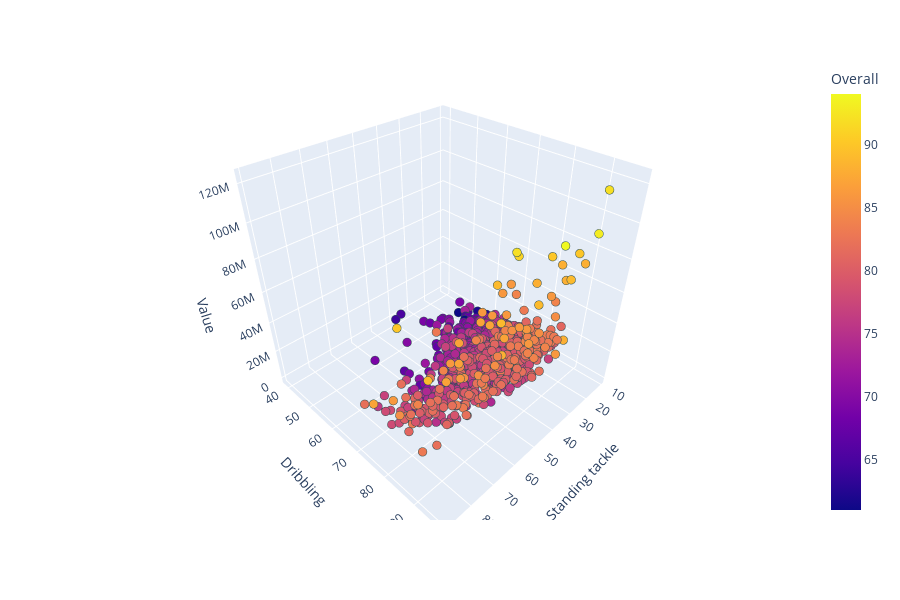

Notebook cell for this chart:
### Markdown cell above
(Q8.5) How player Value corresponds to Dribbling and Standing Tackle stat for Foward players (Finishing > 70)

> Is it important for Forward players to have high Dribbling or Standing Tackle stats?<br>
> This may be determined by comparing to their Values

### Code cell
# Create temporary DataFrame
df = player_clean_df.loc[player_clean_df['Finishing'] > 70]

# Plot 3D scatter plot
fig = px.scatter_3d(df, x='Standing tackle', y='Dribbling', z='Value',color="Overall", height=600)
fig.update_traces(marker=dict(size=3, line=dict(width=5, color='DarkSlateGrey')), selector=dict(mode='markers'))
fig.show()

### Figure 1 — Plotly figure (JSON) as saved in the notebook; plotly's stock layout.template omitted (floating-point values rounded to 4 significant figures; data arrays with more than 128 entries replaced by an {"elided": "..."} marker saying what was removed)
{"data": [{"hovertemplate": "Standing tackle=%{x}<br>Dribbling=%{y}<br>Value=%{z}<br>Overall=%{marker.color}<extra></extra>", "legendgroup": "", "marker": {"color": {"elided": "1325 int values"}, "coloraxis": "coloraxis", "line": {"color": "DarkSlateGrey", "width": 5}, "size": 3, "symbol": "circle"}, "mode": "markers", "name": "", "scene": "scene", "showlegend": false, "type": "scatter3d", "x": {"elided": "1325 int values"}, "y": {"elided": "1325 int values"}, "z": {"elided": "1325 int values"}}], "layout": {"coloraxis": {"colorbar": {"title": {"text": "Overall"}}, "colorscale": [[0, "#0d0887"], [0.1111, "#46039f"], [0.2222, "#7201a8"], [0.3333, "#9c179e"], [0.4444, "#bd3786"], [0.5556, "#d8576b"], [0.6667, "#ed7953"], [0.7778, "#fb9f3a"], [0.8889, "#fdca26"], [1, "#f0f921"]]}, "height": 600, "legend": {"tracegroupgap": 0}, "margin": {"t": 60}, "scene": {"domain": {"x": [0, 1], "y": [0, 1]}, "xaxis": {"title": {"text": "Standing tackle"}}, "yaxis": {"title": {"text": "Dribbling"}}, "zaxis": {"title": {"text": "Value"}}}}}
